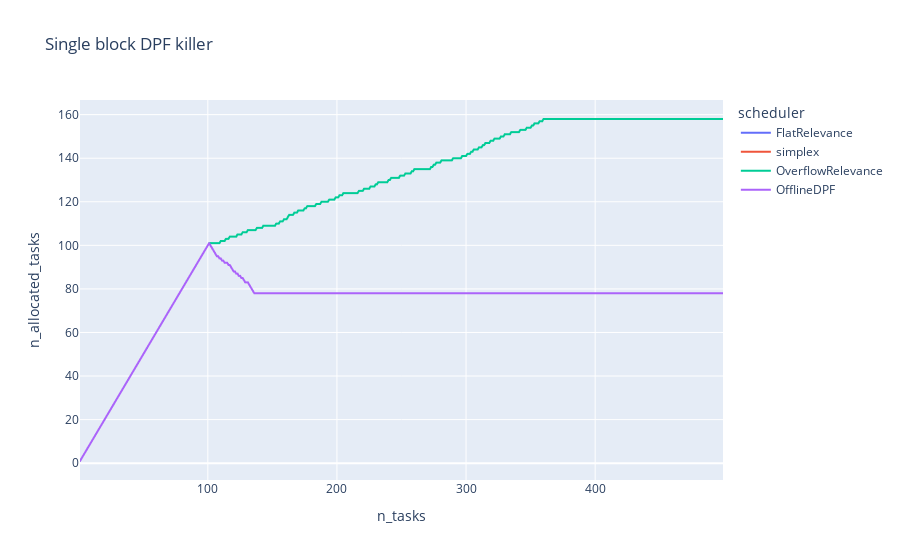

Notebook code cell kept with this figure:
### Code cell
px.line(load_ray_experiment(LOGS_PATH.joinpath("ray/run_and_report_2021-09-10_16-31-04")).sort_values("n_tasks"), x="n_tasks", y="n_allocated_tasks", color="scheduler", title="Single block DPF killer")

### Figure 1 — Plotly figure (JSON) as saved in the notebook; plotly's stock layout.template omitted (floating-point values rounded to 4 significant figures; data arrays with more than 128 entries replaced by an {"elided": "..."} marker saying what was removed)
{"data": [{"hovertemplate": "scheduler=FlatRelevance<br>n_tasks=%{x}<br>n_allocated_tasks=%{y}<extra></extra>", "legendgroup": "FlatRelevance", "line": {"color": "#636efa", "dash": "solid"}, "marker": {"symbol": "circle"}, "mode": "lines", "name": "FlatRelevance", "showlegend": true, "type": "scattergl", "x": {"elided": "499 int values"}, "xaxis": "x", "y": {"elided": "499 int values"}, "yaxis": "y"}, {"hovertemplate": "scheduler=simplex<br>n_tasks=%{x}<br>n_allocated_tasks=%{y}<extra></extra>", "legendgroup": "simplex", "line": {"color": "#EF553B", "dash": "solid"}, "marker": {"symbol": "circle"}, "mode": "lines", "name": "simplex", "showlegend": true, "type": "scattergl", "x": {"elided": "499 int values"}, "xaxis": "x", "y": {"elided": "499 int values"}, "yaxis": "y"}, {"hovertemplate": "scheduler=OverflowRelevance<br>n_tasks=%{x}<br>n_allocated_tasks=%{y}<extra></extra>", "legendgroup": "OverflowRelevance", "line": {"color": "#00cc96", "dash": "solid"}, "marker": {"symbol": "circle"}, "mode": "lines", "name": "OverflowRelevance", "showlegend": true, "type": "scattergl", "x": {"elided": "499 int values"}, "xaxis": "x", "y": {"elided": "499 int values"}, "yaxis": "y"}, {"hovertemplate": "scheduler=OfflineDPF<br>n_tasks=%{x}<br>n_allocated_tasks=%{y}<extra></extra>", "legendgroup": "OfflineDPF", "line": {"color": "#ab63fa", "dash": "solid"}, "marker": {"symbol": "circle"}, "mode": "lines", "name": "OfflineDPF", "showlegend": true, "type": "scattergl", "x": {"elided": "499 int values"}, "xaxis": "x", "y": {"elided": "499 int values"}, "yaxis": "y"}], "layout": {"legend": {"title": {"text": "scheduler"}, "tracegroupgap": 0}, "title": {"text": "Single block DPF killer"}, "xaxis": {"anchor": "y", "domain": [0, 1], "title": {"text": "n_tasks"}}, "yaxis": {"anchor": "x", "domain": [0, 1], "title": {"text": "n_allocated_tasks"}}}}
